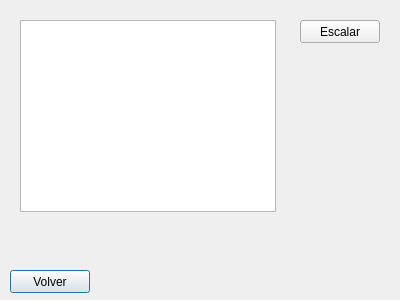
<?xml version="1.0" encoding="UTF-8"?>
<ui version="4.0">
 <class>DetalleRecetaDialog</class>
 <widget class="QDialog" name="DetalleRecetaDialog">
  <property name="geometry">
   <rect>
    <x>0</x>
    <y>0</y>
    <width>400</width>
    <height>300</height>
   </rect>
  </property>
  <property name="windowTitle">
   <string>Dialog</string>
  </property>
  <widget class="QTextBrowser" name="textBrowserReceta">
   <property name="geometry">
    <rect>
     <x>20</x>
     <y>20</y>
     <width>256</width>
     <height>192</height>
    </rect>
   </property>
  </widget>
  <widget class="QPushButton" name="btnVolver">
   <property name="geometry">
    <rect>
     <x>10</x>
     <y>270</y>
     <width>80</width>
     <height>23</height>
    </rect>
   </property>
   <property name="text">
    <string>Volver</string>
   </property>
  </widget>
  <widget class="QPushButton" name="btnEscalar">
   <property name="geometry">
    <rect>
     <x>300</x>
     <y>20</y>
     <width>80</width>
     <height>23</height>
    </rect>
   </property>
   <property name="text">
    <string>Escalar</string>
   </property>
  </widget>
 </widget>
 <resources/>
 <connections/>
</ui>
